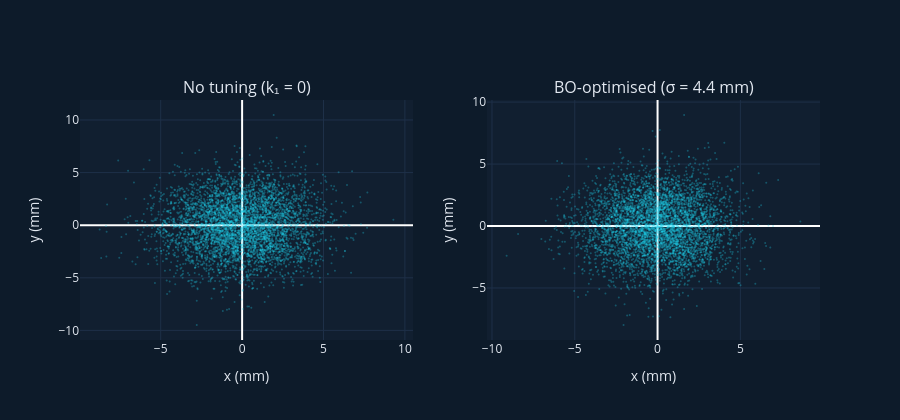

The code cell stored with this chart in its notebook:
### Markdown cell above
## 5 · Visualise the optimised beam

### Code cell
# After gradient-descent, k1 is an nn.Parameter — use .data to update without re-registering
segment.QF.k1.data = torch.tensor(0.0, dtype=torch.float32)
segment.QD.k1.data = torch.tensor(0.0, dtype=torch.float32)
beam_zero = segment.track(beam_in)

segment.QF.k1.data = torch.tensor(bo_result.x[0], dtype=torch.float32)
segment.QD.k1.data = torch.tensor(bo_result.x[1], dtype=torch.float32)
beam_opt  = segment.track(beam_in)

# Sample a ParticleBeam to visualise the spot
pbeam_in = cheetah.ParticleBeam.from_twiss(
    energy=torch.tensor(TOTAL_ENERGY_EV),
    beta_x=torch.tensor(1.0), beta_y=torch.tensor(1.0),
    emittance_x=torch.tensor(1e-6), emittance_y=torch.tensor(1e-6),
    num_particles=5_000,
    species=cheetah.Species("proton"),
)

segment.QF.k1.data = torch.tensor(0.0, dtype=torch.float32)
segment.QD.k1.data = torch.tensor(0.0, dtype=torch.float32)
pbeam_zero = segment.track(pbeam_in)

segment.QF.k1.data = torch.tensor(bo_result.x[0], dtype=torch.float32)
segment.QD.k1.data = torch.tensor(bo_result.x[1], dtype=torch.float32)
pbeam_opt = segment.track(pbeam_in)

fig = make_subplots(rows=1, cols=2,
    subplot_titles=['No tuning (k₁ = 0)', f'BO-optimised (σ = {bo_result.fun*1e3:.1f} mm)'])

for col, pbeam in enumerate([pbeam_zero, pbeam_opt], 1):
    x = pbeam.x.detach().numpy() * 1e3   # mm
    y = pbeam.y.detach().numpy() * 1e3
    fig.add_trace(go.Scatter(
        x=x, y=y, mode='markers',
        marker=dict(color='#22d3ee', size=2, opacity=0.3),
        name='Particle' if col == 1 else 'Optimised', showlegend=False,
    ), row=1, col=col)

fig.update_xaxes(title_text='x (mm)', showgrid=True, gridcolor='#1e3048')
fig.update_yaxes(title_text='y (mm)', showgrid=True, gridcolor='#1e3048')
fig.update_layout(
    height=420,
    paper_bgcolor='#0d1b2a', plot_bgcolor='#111f30',
    font=dict(color='#e2e8f0'),
)
fig.show()

### Figure 1 — Plotly figure (JSON) as saved in the notebook; plotly's stock layout.template omitted (floating-point values rounded to 4 significant figures; data arrays with more than 128 entries replaced by an {"elided": "..."} marker saying what was removed)
{"data": [{"marker": {"color": "#22d3ee", "opacity": 0.3, "size": 2}, "mode": "markers", "name": "Particle", "showlegend": false, "type": "scatter", "x": {"elided": "5000 float values"}, "xaxis": "x", "y": {"elided": "5000 float values"}, "yaxis": "y"}, {"marker": {"color": "#22d3ee", "opacity": 0.3, "size": 2}, "mode": "markers", "name": "Optimised", "showlegend": false, "type": "scatter", "x": {"elided": "5000 float values"}, "xaxis": "x2", "y": {"elided": "5000 float values"}, "yaxis": "y2"}], "layout": {"annotations": [{"font": {"size": 16}, "showarrow": false, "text": "No tuning (k₁ = 0)", "x": 0.225, "xanchor": "center", "xref": "paper", "y": 1.0, "yanchor": "bottom", "yref": "paper"}, {"font": {"size": 16}, "showarrow": false, "text": "BO-optimised (σ = 4.4 mm)", "x": 0.775, "xanchor": "center", "xref": "paper", "y": 1.0, "yanchor": "bottom", "yref": "paper"}], "font": {"color": "#e2e8f0"}, "height": 420, "paper_bgcolor": "#0d1b2a", "plot_bgcolor": "#111f30", "xaxis": {"anchor": "y", "domain": [0.0, 0.45], "gridcolor": "#1e3048", "showgrid": true, "title": {"text": "x (mm)"}}, "xaxis2": {"anchor": "y2", "domain": [0.55, 1.0], "gridcolor": "#1e3048", "showgrid": true, "title": {"text": "x (mm)"}}, "yaxis": {"anchor": "x", "domain": [0.0, 1.0], "gridcolor": "#1e3048", "showgrid": true, "title": {"text": "y (mm)"}}, "yaxis2": {"anchor": "x2", "domain": [0.0, 1.0], "gridcolor": "#1e3048", "showgrid": true, "title": {"text": "y (mm)"}}}}
